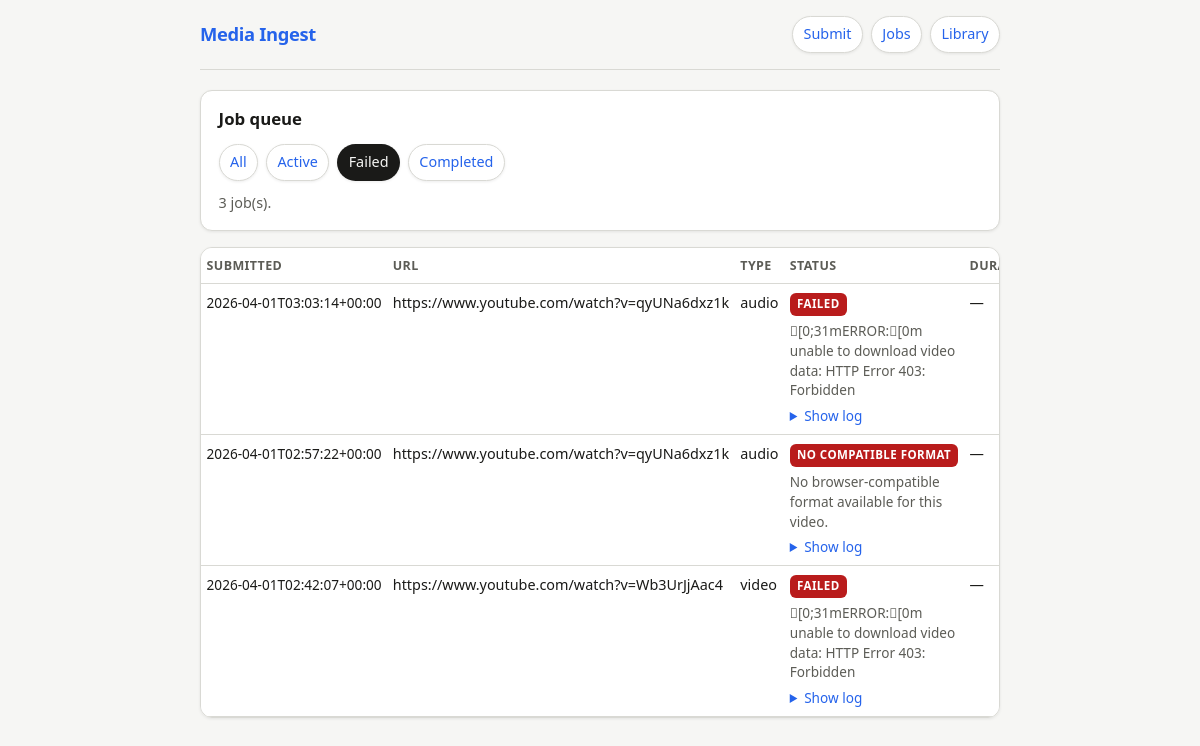
Page /jobs?status=failed on the committed database.
### tables this page shows
CREATE TABLE jobs (
    job_id        TEXT PRIMARY KEY,
    source_url    TEXT NOT NULL,
    media_type    TEXT NOT NULL,
    status        TEXT NOT NULL,
    media_item_id TEXT,
    submitted_at  TEXT NOT NULL,
    started_at    TEXT,
    finished_at   TEXT,
    error_message TEXT,
    log           TEXT
);

### app/main.py (the view)
@app.get("/jobs", response_class=HTMLResponse)
async def jobs_page(
    request: Request,
    status: Optional[str] = None,
    page: int = 1,
) -> Any:
    per_page = 50
    page = max(1, page)
    offset = (page - 1) * per_page
    tab = status if status in ("active", "failed", "completed") else None
    rows, total = await run_in_threadpool(
        db.list_jobs_page, tab, per_page, offset
    )
    poll = await run_in_threadpool(db.any_active_jobs)
    pages = (total + per_page - 1) // per_page
    return templates.TemplateResponse(
        "jobs.html",
        {
            "request": request,
            "jobs": rows,
            "filter": tab or "all",
            "page": page,
            "pages": max(1, pages),
            "total": total,
            "poll_jobs": poll,
        },
    )

### app/templates/jobs.html (shortened to what this page needs)
{% extends "base.html" %}
{% block body %}
  <div class="card stack" style="margin-bottom:1rem;">
    <h2 style="margin:0;font-size:1.05rem;">Job queue</h2>
    <nav class="tabs" aria-label="Filter jobs">
      <a href="/jobs" {% if filter == 'all' %} aria-current="page"{% endif %}>All</a>
      <a href="/jobs?status=active" {% if filter == 'active' %} aria-current="page"{% endif %}>Active</a>
      <a href="/jobs?status=failed" {% if filter == 'failed' %} aria-current="page"{% endif %}>Failed</a>
      <a href="/jobs?status=completed" {% if filter == 'completed' %} aria-current="page"{% endif %}>Completed</a>
    </nav>
    <p style="margin:0;color:var(--muted);font-size:.9rem;">{{ total }} job(s). {% if poll_jobs %}Auto-refresh every 5s while work is active.{% endif %}</p>
  </div>
  {% if not jobs %}
  <p class="card" style="color:var(--muted);">No jobs match this filter.</p>
  {% else %}
  <div class="card" style="padding:0;overflow:auto;">
    <table>
      <thead>
        <tr>
          <th>Submitted</th>
          <th>URL</th>
          <th>Type</th>
          <th>Status</th>
          <th>Duration</th>
        </tr>
      </thead>
      <tbody>
        {% for j in jobs %}
        <tr>
          <td style="white-space:nowrap;font-size:.85rem;">{{ j.submitted_at }}</td>
          <td><span class="truncate" title="{{ j.source_url }}">{{ j.source_url }}</span></td>
          <td>{{ j.media_type }}</td>
          <td>
            <span class="badge {{ j.status }}">{{ job_status_label(j.status) }}</span>
            {% if j.status.startswith('failed') and j.error_message %}
            <div style="margin-top:.35rem;font-size:.85rem;color:var(--muted);max-width:18rem;">
              {% if j.status == 'failed_no_compatible_format' %}
              No browser-compatible format available for this video.
              {% else %}
              {{ j.error_message }}
              {% endif %}
            </div>
            {% if j.log %}
            <details class="job-log" style="margin-top:.35rem;">
              <summary>Show log</summary>
            </details>
            {% endif %}
            {% endif %}
          </td>
          <td style="white-space:nowrap;">{{ job_duration_display(j) }}</td>
        </tr>
        {% endfor %}
      </tbody>
    </table>
  </div>
  {% endif %}
{% endblock %}

### app/templates/base.html (style rules this page uses)
:root { color-scheme: light dark; --bg: #f6f6f4; --surface: #ffffff; --text: #1a1a18; --muted: #5c5c56; --border: #d9d9d4; --accent: #2563eb; --accent-hover: #1d4ed8; --danger: #b91c1c; --badge-sub: #64748b; --badge-run: #ca8a04; --badge-ok: #15803d; --badge-fail: #b91c1c; --radius: 12px; --shadow: 0 1px 3px rgba(0,0,0,.08); font-family: system-ui, -apple-system, Segoe UI, Roboto, sans-serif; line-height: 1.45; }
* { box-sizing: border-box; }
body { margin: 0; min-height: 100vh; background: var(--bg); color: var(--text); }
a { color: var(--accent); text-decoration: none; }
nav.tabs { display: flex; gap: .5rem; flex-wrap: wrap; }
nav.tabs a, nav.tabs span { padding: .45rem .65rem; border-radius: 999px; font-size: .9rem; }
nav.tabs a { background: var(--surface); border: 1px solid var(--border); box-shadow: var(--shadow); }
nav.tabs [aria-current="page"] { background: var(--text); color: var(--bg); border: 1px solid transparent; text-decoration: none; }
.card { background: var(--surface); border: 1px solid var(--border); border-radius: var(--radius); padding: 1rem 1.1rem; box-shadow: var(--shadow); }
.badge { display: inline-block; font-size: .72rem; font-weight: 700; text-transform: uppercase; letter-spacing: .04em; padding: .18rem .45rem; border-radius: 6px; background: var(--badge-sub); color: var(--surface); white-space: nowrap; }
.badge.failed, .badge.failed_no_compatible_format, .badge.failed_duration_exceeded, .badge.failed_duplicate { background: var(--badge-fail); color: #fff; }
table { width: 100%; border-collapse: collapse; font-size: .9rem; }
th, td { text-align: left; padding: .55rem .35rem; border-bottom: 1px solid var(--border); vertical-align: top; }
th { color: var(--muted); font-weight: 600; font-size: .78rem; text-transform: uppercase; letter-spacing: .03em; }
.truncate { max-width: 14rem; overflow: hidden; text-overflow: ellipsis; white-space: nowrap; }
@media (min-width: 640px) { .truncate { max-width: 22rem; } }
details.job-log summary { cursor: pointer; color: var(--accent); font-size: .85rem; }
.stack { display: flex; flex-direction: column; gap: .75rem; }

### rows in the picture
jobs: submitted_at "2026-04-01T03:03:14+00:00", source_url "https://www.youtube.com/watch?v=qyUNa6dxz1k", media_type "audio", status "FAILED", error_message "\u001b[0;31mERROR:\u001b[0m unable to download video data: HTTP Error 403: Forbidden", job_duration_display "—"
jobs: submitted_at "2026-04-01T02:57:22+00:00", source_url "https://www.youtube.com/watch?v=qyUNa6dxz1k", media_type "audio", status "NO COMPATIBLE FORMAT", shows "No browser-compatible format available for this video.", job_duration_display "—"
jobs: submitted_at "2026-04-01T02:42:07+00:00", source_url "https://www.youtube.com/watch?v=Wb3UrJjAac4", media_type "video", status "FAILED", error_message "\u001b[0;31mERROR:\u001b[0m unable to download video data: HTTP Error 403: Forbidden", job_duration_display "—"

### other values in the picture
{{ total }} "3"
